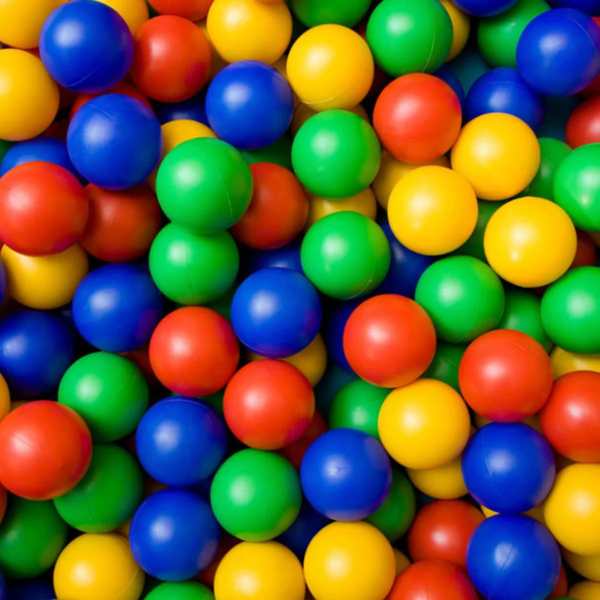
#> input picture 1127/balls.png, 1200 x 1200 px (shown at 1/2 size)
$ python 1128_select_ball.py
#> lines starting #> are read from the running program, lines starting #| are printed output that depends on the picture; after the words box and inside, x2 and y2 are one past the last pixel; in counts of white or black regions, pixels touching at a corner belong together
# 특정색(본인선택)의 공의 개수를 출력하고, 이미지 찾아 표시
# HSV 색 분리 활용
import cv2

img = cv2.imread("balls.png")
#> img is the input picture: shape (1200, 1200, 3); mean B, G, R 60.6, 97.5, 102.5
# 이미지 사이즈 너무 커서 조절
resize_img = cv2.resize(img, (800,800))
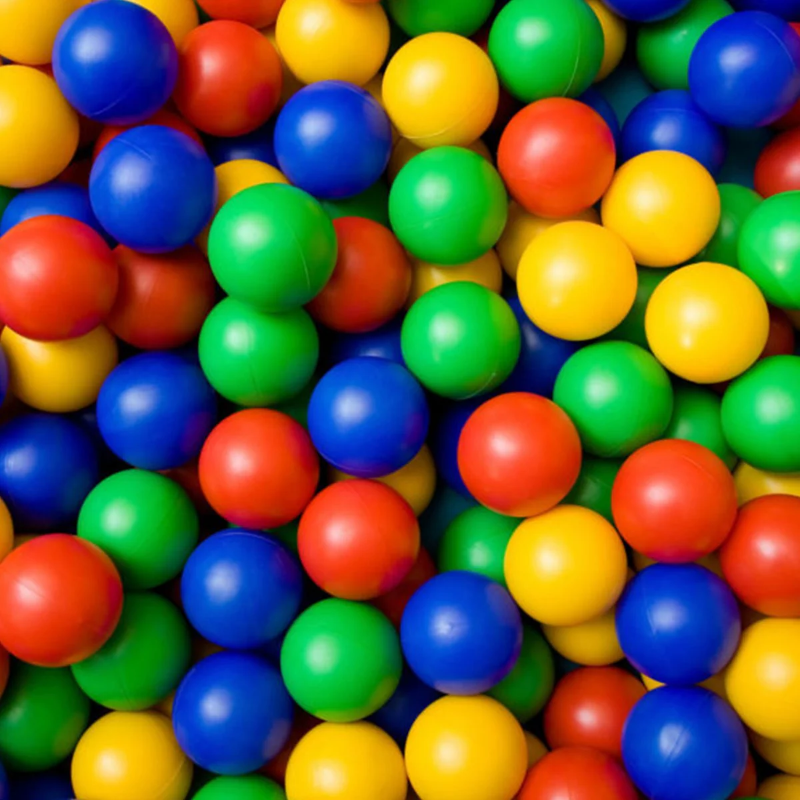
#> resize_img: shape (800, 800, 3); mean B, G, R 60.6, 97.4, 102.5
# hsv로 변환
hsv_img = cv2.cvtColor(resize_img, cv2.COLOR_BGR2HSV)
#> hsv_img: shape (800, 800, 3); mean H, S, V 58.2, 234.7, 171.5
# 파랑이의 색상은 120, 낮은 채도 어두운 명도
lower_blue = (100, 30, 60) # 파란색의 120에서 약간 낮춤. 이게 젤 깔끔
upper_blue = (140, 255, 255)
img_mask = cv2.inRange(hsv_img, lower_blue, upper_blue)
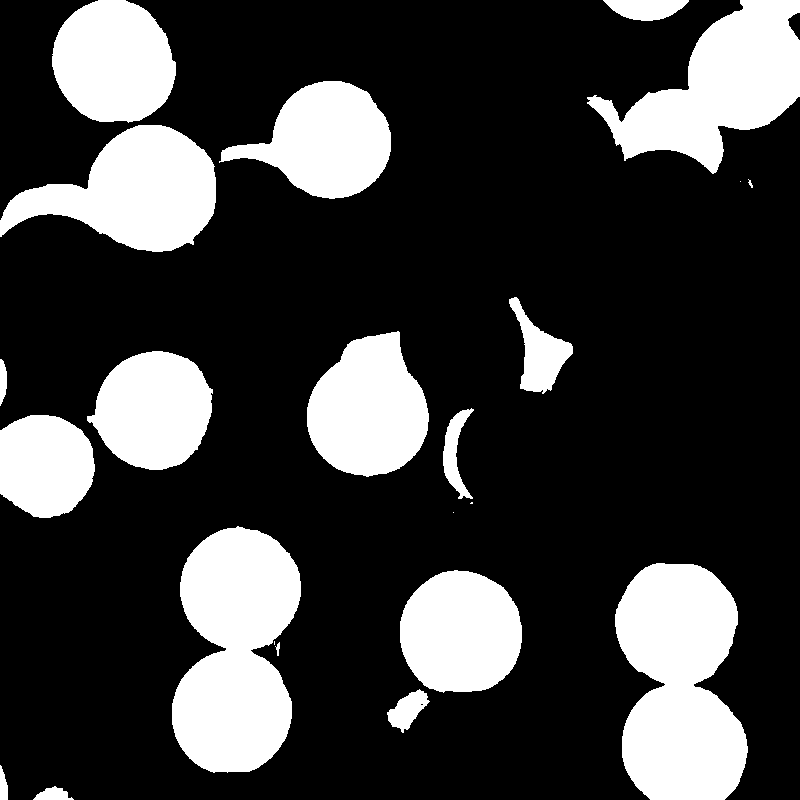
#> img_mask: shape (800, 800); 24.2% white; 23 white regions (4 under 20 px)

# 마스크 생성후 비트와이즈 연산
# mask_img = cv2.bitwise_and(resize_img, resize_img, mask = img_mask)
# ret, th = cv2.threshold(img_mask, 220, 255, cv2.THRESH_BINARY_INV)

# 어짜피 마스크 이미지는 이진화된것 같아서 그냥 넣었더니 되었다..
contours, hy = cv2.findContours(img_mask, cv2.RETR_EXTERNAL,
                                cv2.CHAIN_APPROX_NONE)
#> contours = 23 contours, 5 with area under 20; largest, box (x1, y1, x2, y2) and area: (615, 563, 748, 800) 23434, (172, 526, 301, 773) 22994, (587, 0, 800, 174) 17532, (0, 125, 216, 252) 15446, (307, 331, 429, 477) 12652; hy = 23 rows, first 6: [1, -1, -1, -1], [2, 0, -1, -1], [3, 1, -1, -1], [4, 2, -1, -1], [5, 3, -1, -1], [6, 4, -1, -1]

# 혹시 0일수도 있으니까
if len(contours) != 0:
    for cont in contours:
        x, y, w, h = cv2.boundingRect(cont)
        cv2.rectangle(resize_img, (x,y), (x+w, y+h), (0,255,0), 3) #좌표에 맞게 그림
#> this loop made 23 passes
#> (x, y, w, h) on passes 1 to 12: (33, 786, 41, 14), (0, 765, 8, 35), (387, 689, 43, 44), (275, 642, 5, 14), (274, 641, 1, 4), (400, 570, 122, 123), (615, 563, 133, 237), (172, 526, 129, 247), (453, 512, 1, 1), (470, 502, 3, 2), (0, 415, 95, 103), (443, 408, 31, 91)
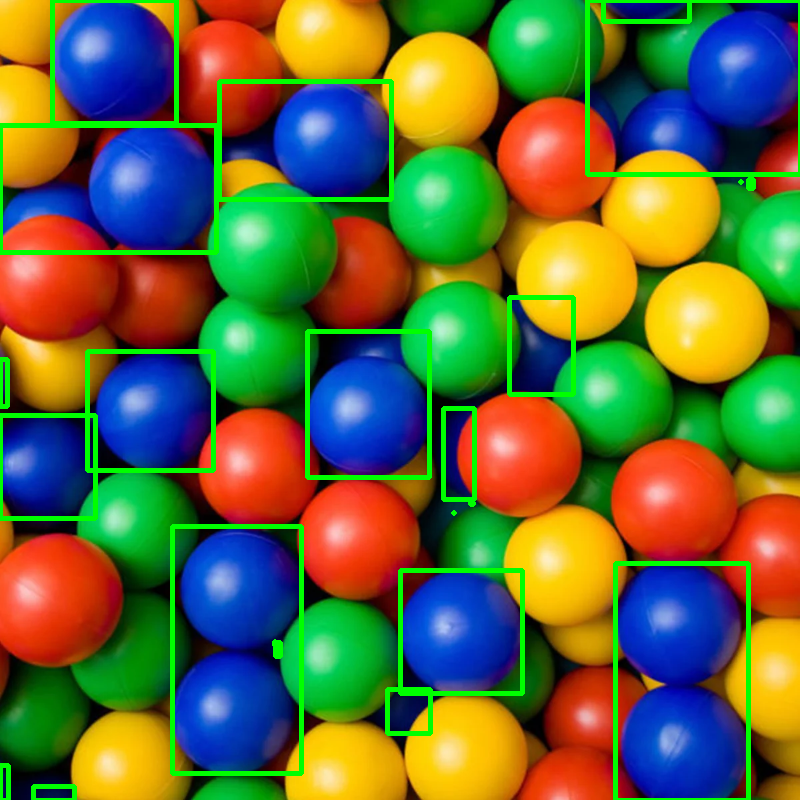
#> resize_img: shape (800, 800, 3); 5.1% of pixels changed, all inside (x1, y1, x2, y2) = (0, 0, 800, 800)
    print( "파란공의 개수는 약",len(contours),"개")
#| 파란공의 개수는 약 23 개

cv2.imshow("image",resize_img)
cv2.imshow("image2",img_mask)

cv2.waitKey(0)
